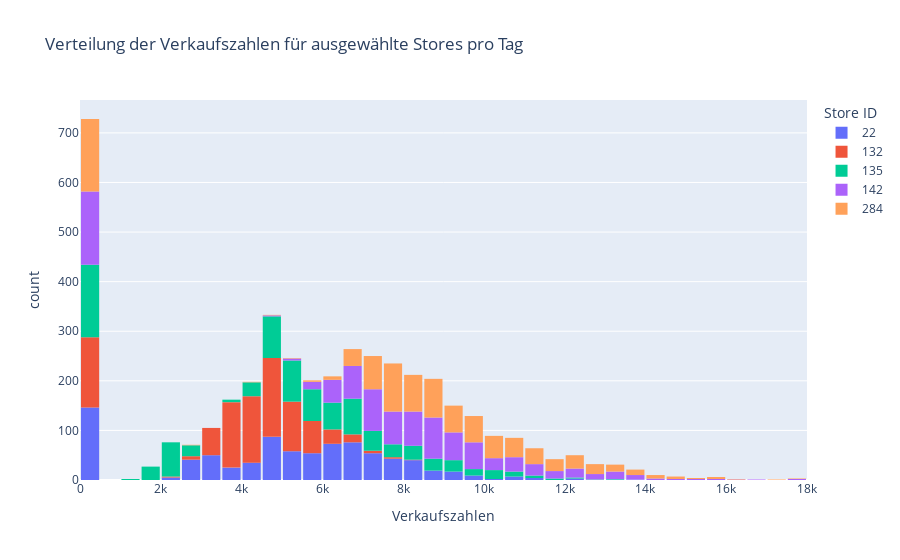

This figure's notebook cell:
### Markdown cell above
## Visualisierung der Verteilung der Verkaufszahlen für einige zufällig ausgewählte Stores und Erfassung typischer Muster

### Code cell
random_store_ids = np.random.choice(df_train['Store ID'].unique(), size=5, replace=False)
random_store_ids

df_train_filtered = df_train[df_train["Store ID"].isin(random_store_ids)]

fig = px.histogram(
    df_train_filtered,
    x='Sales',
    color='Store ID',
    title='Verteilung der Verkaufszahlen für ausgewählte Stores pro Tag',
    labels={'Sales': 'Verkaufszahlen'}
)

fig.update_layout(bargap=0.1)  
fig.show()

### Figure 1 — Plotly figure (JSON) as saved in the notebook; plotly's stock layout.template omitted (floating-point values rounded to 4 significant figures; data arrays with more than 128 entries replaced by an {"elided": "..."} marker saying what was removed)
{"data": [{"alignmentgroup": "True", "bingroup": "x", "hovertemplate": "Store ID=22<br>Verkaufszahlen=%{x}<br>count=%{y}<extra></extra>", "legendgroup": "22", "marker": {"color": "#636efa", "pattern": {"shape": ""}}, "name": "22", "offsetgroup": "22", "orientation": "v", "showlegend": true, "type": "histogram", "x": {"elided": "850 int values"}, "xaxis": "x", "yaxis": "y"}, {"alignmentgroup": "True", "bingroup": "x", "hovertemplate": "Store ID=132<br>Verkaufszahlen=%{x}<br>count=%{y}<extra></extra>", "legendgroup": "132", "marker": {"color": "#EF553B", "pattern": {"shape": ""}}, "name": "132", "offsetgroup": "132", "orientation": "v", "showlegend": true, "type": "histogram", "x": {"elided": "850 int values"}, "xaxis": "x", "yaxis": "y"}, {"alignmentgroup": "True", "bingroup": "x", "hovertemplate": "Store ID=135<br>Verkaufszahlen=%{x}<br>count=%{y}<extra></extra>", "legendgroup": "135", "marker": {"color": "#00cc96", "pattern": {"shape": ""}}, "name": "135", "offsetgroup": "135", "orientation": "v", "showlegend": true, "type": "histogram", "x": {"elided": "850 int values"}, "xaxis": "x", "yaxis": "y"}, {"alignmentgroup": "True", "bingroup": "x", "hovertemplate": "Store ID=142<br>Verkaufszahlen=%{x}<br>count=%{y}<extra></extra>", "legendgroup": "142", "marker": {"color": "#ab63fa", "pattern": {"shape": ""}}, "name": "142", "offsetgroup": "142", "orientation": "v", "showlegend": true, "type": "histogram", "x": {"elided": "850 int values"}, "xaxis": "x", "yaxis": "y"}, {"alignmentgroup": "True", "bingroup": "x", "hovertemplate": "Store ID=284<br>Verkaufszahlen=%{x}<br>count=%{y}<extra></extra>", "legendgroup": "284", "marker": {"color": "#FFA15A", "pattern": {"shape": ""}}, "name": "284", "offsetgroup": "284", "orientation": "v", "showlegend": true, "type": "histogram", "x": {"elided": "850 int values"}, "xaxis": "x", "yaxis": "y"}], "layout": {"bargap": 0.1, "barmode": "relative", "legend": {"title": {"text": "Store ID"}, "tracegroupgap": 0}, "title": {"text": "Verteilung der Verkaufszahlen für ausgewählte Stores pro Tag"}, "xaxis": {"anchor": "y", "domain": [0, 1], "title": {"text": "Verkaufszahlen"}}, "yaxis": {"anchor": "x", "domain": [0, 1], "title": {"text": "count"}}}}
